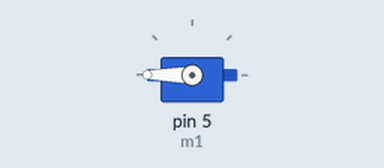
This sketch was run on a simulated Arduino Uno, built with avr-gcc and run on an emulated ATmega328P. Parts: servo.

Above: at 0.1 s.
At 2.1 s:
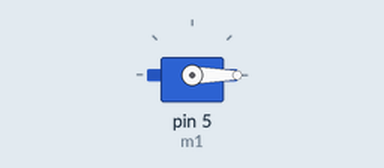
At 4.1 s:
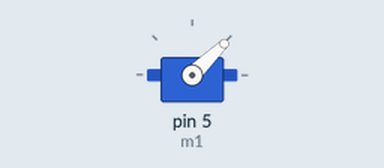
Timing chart, 0 to 5.6 s (numbered marks = the images above):
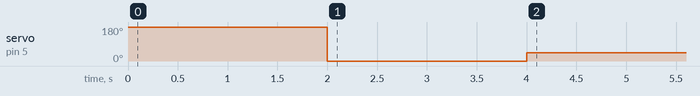

Measured:
- by itself, servo on pin 5 (m1): 180° → 0° at 2.0 s, → 44° 2.0 s later

The sketch:

A22_mator.ino
```cpp
#include <Servo.h>

Servo m1;

void setup() {

m1.attach(5);
  m1.write(180);
  delay(2000);
  m1.write(0);
  delay(2000);
}

void loop() {

 m1.write(1000);

}
```
